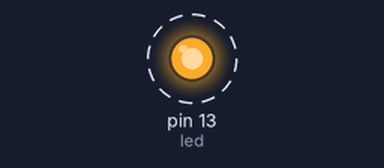
Recording of a sketch running on a simulated Arduino Mega 2560, built with avr-gcc and run on an emulated ATmega2560. Shown: output pins drawn as LEDs (lit = HIGH). Dashed ring = blinking. Pins used as bus, display or sensor lines are not drawn.

Above: at 0.3 s.
Timing chart, 0 to 3.0 s (numbered marks = the images above):
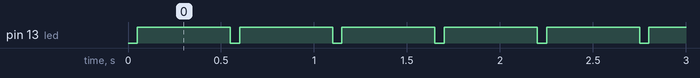

The sketch:

fws_cam.ino
```cpp
// © Adafruit Industries https://learn.adafruit.com/timelapse-spy-camera
 /*
  * Edited by Isaiah Gaspar
  *
  * Date: 3/31/18
  *
  */

//IG Changed pins to work with teensy 3.2
int trig = 23;
int led = 13;

void setup() {

  // initialize the digital pins as output.
  pinMode(led, OUTPUT);

  pinMode(trig, OUTPUT);

  digitalWrite(led, HIGH);

  digitalWrite(trig, HIGH);
}

// Hold HIGH and trigger quick (<250ms) LOW to take a photo. Holding LOW and trigger HIGH starts/stops video recording
void loop() {

  digitalWrite(trig, LOW);
  digitalWrite(led, LOW);

//IG Changed time
  delay(50);

  digitalWrite(trig, HIGH);
  digitalWrite(led, HIGH);

  //Delay between pictures

//IG Changed time
  delay(500);
}
```

Measured:
- by itself, pin 13 (led): alternates HIGH for 0.50 s and LOW for 0.05 s
